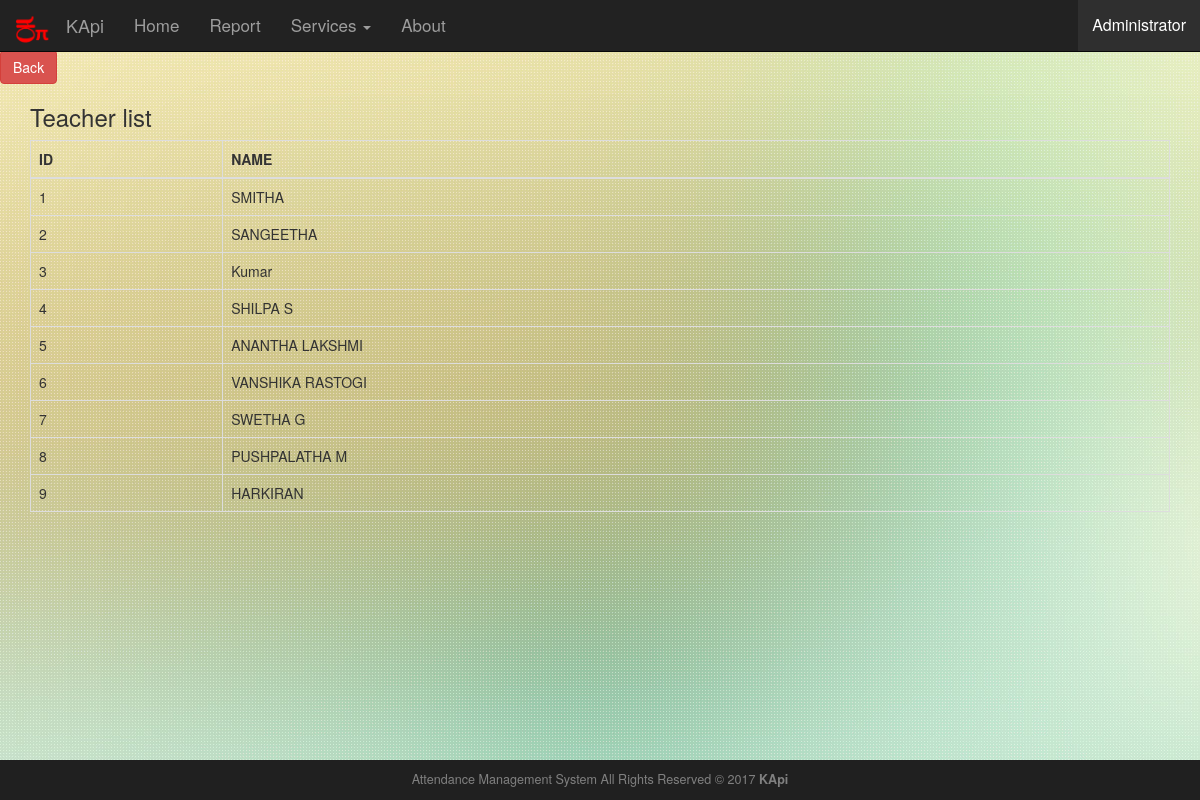
The app's page /listteach.php with its own data.
### tables this page shows
CREATE TABLE 'teacher_table' (
  `teacher_id` integer primary key autoincrement,'teacher_name' varchar(64) not null);

### listteach.php (the view, shortened to what this page needs)
<?php
require('db connect.php');
?>
<html>
<link href="css/bootstrap.min.css" rel="stylesheet">
<body style="background-image: url('images/ccc.png');">
<button type="button" class="btn btn-danger" onclick="location.href='home.php';" >Back</button><br/>
<div class="container">
<div class="table-responsive">
<table class="table table-bordered">
	<thead><h3>Teacher list</h3>
      <tr>
        <th>ID</th>
        <th>NAME</th>
      </tr>
    </thead>
    <tbody>
    	<?php
$sql =<<<EOF
      SELECT * from teacher_table;
EOF;
$ret = $db->query($sql);
   while($row = $ret->fetchArray(SQLITE3_ASSOC) ){
   	echo "<tr>";
   	echo "<td>".$row['teacher_id']."</td>";
   	echo "<td>".$row['teacher_name']."</td>";
   	echo "</tr>";
}
?>
    </tbody>
</table>
</div>
</div>
<?php include('footer.php'); ?>
</body>
</html>

### css/drpdown.css (style rules this page uses)
body { margin: 10px; padding-top: 50px; }

### css/footer.css (style rules this page uses)
* { margin: 0; }
html, body { height: 100%; }

### footer.php (style rules this page uses)
body { padding-bottom: 60px; }

### records on screen
teacher_table: teacher_id "1", teacher_name "SMITHA"
teacher_table: teacher_id "2", teacher_name "SANGEETHA"
teacher_table: teacher_id "3", teacher_name "Kumar"
teacher_table: teacher_id "4", teacher_name "SHILPA S"
teacher_table: teacher_id "5", teacher_name "ANANTHA LAKSHMI"
teacher_table: teacher_id "6", teacher_name "VANSHIKA RASTOGI"
teacher_table: teacher_id "7", teacher_name "SWETHA G"
teacher_table: teacher_id "8", teacher_name "PUSHPALATHA M"
teacher_table: teacher_id "9", teacher_name "HARKIRAN"
